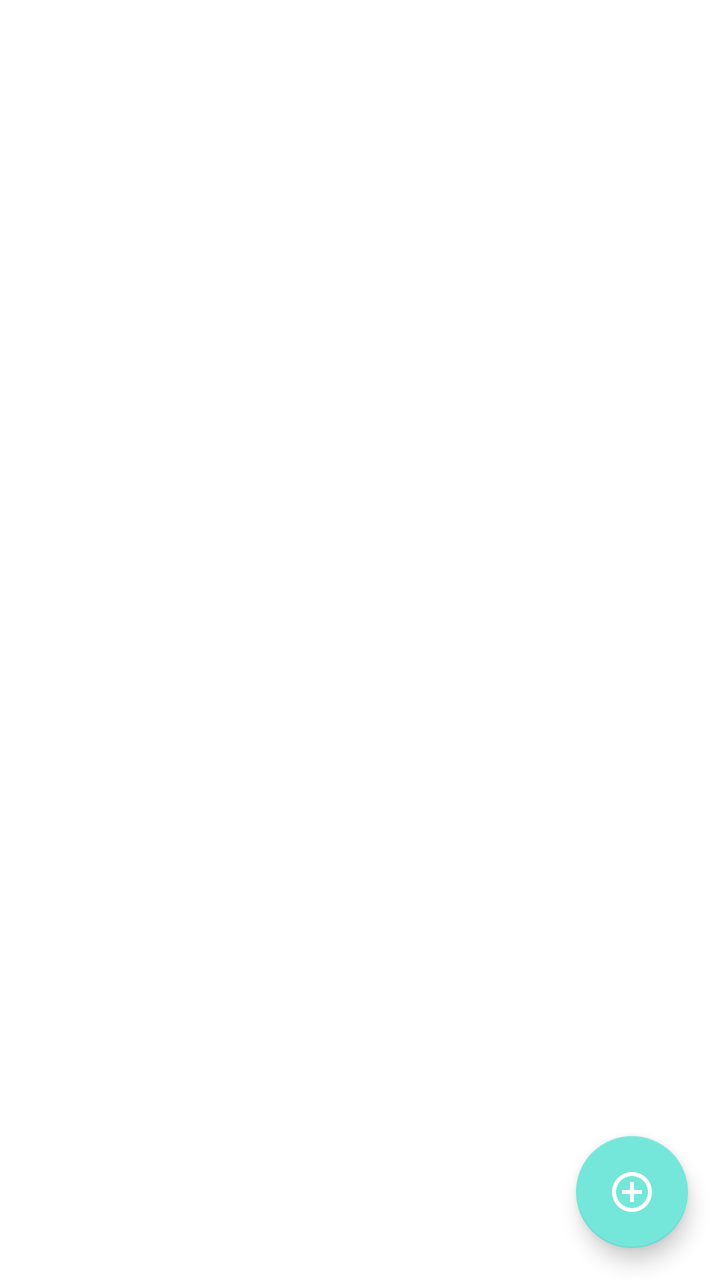
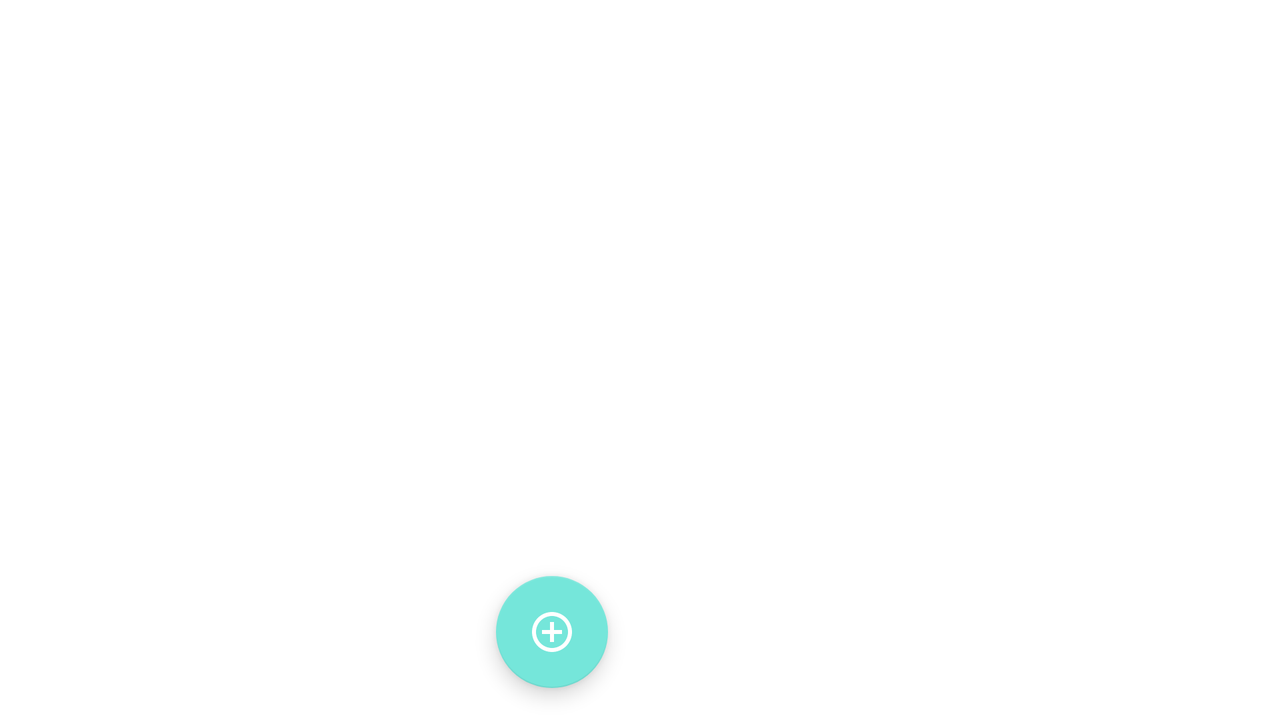

Two renders of one Android screen. The first uses the default layout on a phone; the second uses the alternative layout the repository ships for a different screen configuration, on a matching device. The two XML files are below.
<!-- AndroidManifest.xml: application theme Theme.MyShoppingList -->
<!-- res/layout/activity_main.xml -->
<?xml version="1.0" encoding="utf-8"?>
<layout xmlns:tools="http://schemas.android.com/tools"
    xmlns:app="http://schemas.android.com/apk/res-auto"
    xmlns:android="http://schemas.android.com/apk/res/android">

    <androidx.constraintlayout.widget.ConstraintLayout
        android:layout_width="match_parent"
        android:layout_height="match_parent"
        android:focusable="true"
        tools:context=".presentation.MainActivity">

        <androidx.recyclerview.widget.RecyclerView
            android:id="@+id/rv_shop_list"
            android:layout_width="0dp"
            android:layout_height="0dp"
            app:layoutManager="androidx.recyclerview.widget.LinearLayoutManager"
            app:layout_constraintBottom_toBottomOf="parent"
            app:layout_constraintEnd_toEndOf="parent"
            app:layout_constraintHorizontal_bias="0.0"
            app:layout_constraintStart_toStartOf="parent"
            app:layout_constraintTop_toTopOf="parent"
            app:layout_constraintVertical_bias="0.0"
            tools:listitem="@layout/item_shop_enabled" />

        <com.google.android.material.floatingactionbutton.FloatingActionButton
            android:id="@+id/button_add_shop_item"
            android:layout_width="wrap_content"
            android:layout_height="wrap_content"
            android:layout_marginEnd="16dp"
            android:layout_marginBottom="16dp"
            android:clickable="true"
            android:contentDescription="@string/add_new_shop_item"
            android:focusable="true"
            app:backgroundTint="@color/blue_green"
            app:layout_constraintBottom_toBottomOf="parent"
            app:layout_constraintEnd_toEndOf="parent"
            app:srcCompat="@drawable/ic_button_add"
            app:tint="@color/white" />

    </androidx.constraintlayout.widget.ConstraintLayout>
</layout>
<!-- resources referenced by this layout -->
<resources>
  <color name="blue_green">#75E6DA</color>
  <color name="white">#FFFFFFFF</color>
  <!-- drawable ic_button_add (drawable) -->
  <vector android:height="24dp" android:tint="@color/blue_green"
      android:viewportHeight="24" android:viewportWidth="24"
      android:width="24dp" xmlns:android="http://schemas.android.com/apk/res/android">
      <path android:fillColor="@android:color/white" android:pathData="M13,7h-2v4L7,11v2h4v4h2v-4h4v-2h-4L13,7zM12,2C6.48,2 2,6.48 2,12s4.48,10 10,10 10,-4.48 10,-10S17.52,2 12,2zM12,20c-4.41,0 -8,-3.59 -8,-8s3.59,-8 8,-8 8,3.59 8,8 -3.59,8 -8,8z"/>
  </vector>
  <string name="add_new_shop_item" translatable="false">+</string>
  <style name="Theme.MyShoppingList" parent="Theme.MaterialComponents.DayNight.NoActionBar">
          
          <item name="colorPrimary">@color/blue_green</item>
          <item name="colorPrimaryVariant">@color/purple_700</item>
          <item name="colorOnPrimary">@color/white</item>
  
          
          <item name="colorSecondary">@color/teal_200</item>
          <item name="colorSecondaryVariant">@color/teal_700</item>
          <item name="colorOnSecondary">@color/white</item>
          
          <item name="android:windowLightStatusBar" tools:targetApi="m">true</item>
          <item name="android:statusBarColor">@color/white</item>
          <item name="android:windowLightNavigationBar" tools:targetApi="o_mr1">true</item>
          <item name="android:navigationBarColor">@color/white</item>
          
      </style>
  <color name="purple_700">#FF3700B3</color>
  <color name="teal_200">#FF03DAC5</color>
  <color name="teal_700">#FF018786</color>
</resources>
<!-- res/layout-land/activity_main.xml (the repository's variant of the layout above) -->
<!-- drawn on the phone turned sideways -->
<?xml version="1.0" encoding="utf-8"?>
<layout>

    <androidx.constraintlayout.widget.ConstraintLayout xmlns:android="http://schemas.android.com/apk/res/android"
        xmlns:app="http://schemas.android.com/apk/res-auto"
        xmlns:tools="http://schemas.android.com/tools"
        android:layout_width="match_parent"
        android:layout_height="match_parent"
        android:focusable="true"
        tools:context=".presentation.MainActivity">

        <androidx.recyclerview.widget.RecyclerView
            android:id="@+id/rv_shop_list"
            android:layout_width="0dp"
            android:layout_height="0dp"
            app:layoutManager="androidx.recyclerview.widget.LinearLayoutManager"
            app:layout_constraintBottom_toBottomOf="parent"
            app:layout_constraintEnd_toEndOf="@id/guideline_middle"
            app:layout_constraintHorizontal_bias="0.0"
            app:layout_constraintStart_toStartOf="parent"
            app:layout_constraintTop_toTopOf="parent"
            app:layout_constraintVertical_bias="0.0"
            tools:listitem="@layout/item_shop_enabled" />

        <com.google.android.material.floatingactionbutton.FloatingActionButton
            android:id="@+id/button_add_shop_item"
            android:layout_width="wrap_content"
            android:layout_height="wrap_content"
            android:layout_marginEnd="16dp"
            android:layout_marginBottom="16dp"
            android:clickable="true"
            android:contentDescription="@string/add_new_shop_item"
            android:focusable="true"
            app:tint="@color/white"
            app:backgroundTint="@color/blue_green"
            app:layout_constraintBottom_toBottomOf="parent"
            app:layout_constraintEnd_toEndOf="@id/guideline_middle"
            app:srcCompat="@drawable/ic_button_add" />

        <androidx.constraintlayout.widget.Guideline
            android:id="@+id/guideline_middle"
            android:layout_width="wrap_content"
            android:layout_height="wrap_content"
            android:orientation="vertical"
            app:layout_constraintGuide_percent="0.5" />

        <androidx.fragment.app.FragmentContainerView
            android:id="@+id/shop_item_container"
            android:layout_width="0dp"
            android:layout_height="match_parent"
            app:layout_constraintEnd_toEndOf="parent"
            app:layout_constraintStart_toStartOf="@id/guideline_middle" />

    </androidx.constraintlayout.widget.ConstraintLayout>
</layout>
